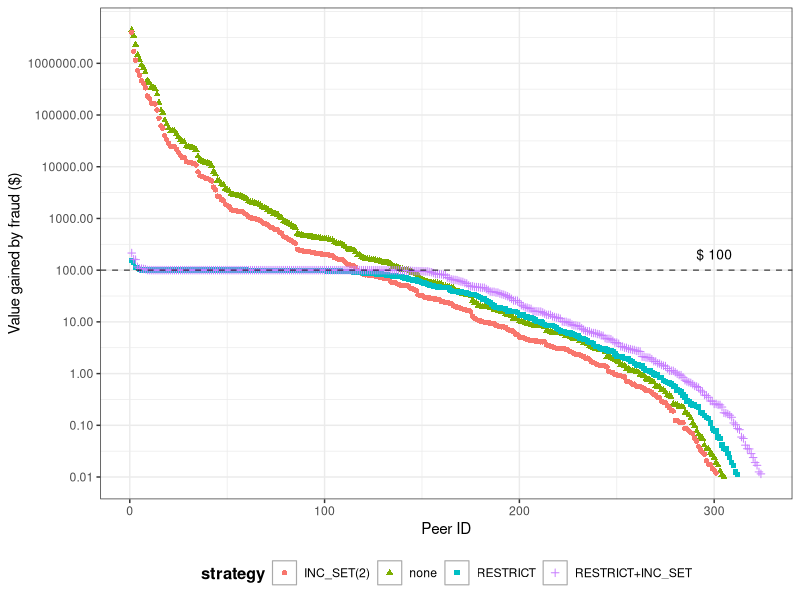
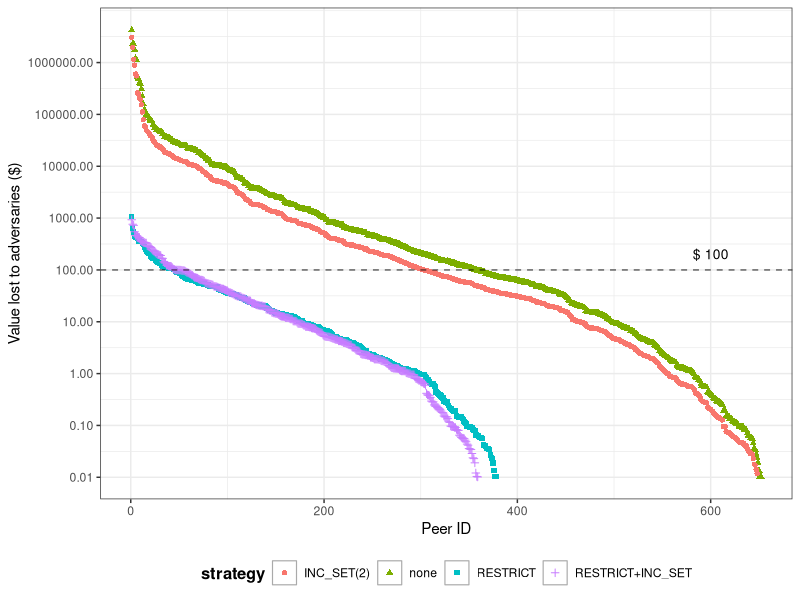

Write R code to recreate these figures, in order.
library(ggplot2)

options(scipen=999)

# Money gained by adversaries
dat <- read.csv("gained_per_user.csv")
dat$strategy <- as.factor(dat$strategy)

dat <- dat[dat$stolen > 0.01,]

p <- ggplot(dat, aes(x=peer_id, y=stolen, group=strategy, colour=strategy)) +
     geom_point(aes(shape=strategy)) +
     theme_bw() +
     scale_y_log10(breaks=c(0.01, 0.1, 1, 10, 100, 1000, 10000, 100000, 1000000)) +
     theme(legend.position="bottom", legend.title = element_text(size=12, face="bold"), legend.key = element_rect(colour = '#aaaaaa', size = 0.4)) +
     ylab("Value gained by fraud ($)") +
     xlab("Peer ID") +
    annotate("text", x=300, y = 200, label = "$ 100", size = 3.5) +
    geom_hline(yintercept=100, size=0.5, alpha=0.6, linetype="dashed")

ggsave("gained_per_user.pdf", p, width=6.2, height=4)

print(nrow(dat[dat$strategy == "RESTRICT+INC_SET",]))
datf <- dat[dat$stolen > 100,]
datf <- datf[datf$strategy == "RESTRICT+INC_SET",]
print(datf)


# Money lost by users
dat <- read.csv("losses_per_user.csv")
dat$strategy <- as.factor(dat$strategy)

dat <- dat[dat$lost > 0.01,]

p <- ggplot(dat, aes(x=peer_id, y=lost, group=strategy, colour=strategy)) +
     geom_point(aes(shape=strategy)) +
     theme_bw() +
     scale_y_log10(breaks=c(0.01, 0.1, 1, 10, 100, 1000, 10000, 100000, 1000000)) +
     theme(legend.position="bottom", legend.title = element_text(size=12, face="bold"), legend.key = element_rect(colour = '#aaaaaa', size = 0.4)) +
     ylab("Value lost to adversaries ($)") +
     xlab("Peer ID") +
    annotate("text", x=600, y = 200, label = "$ 100", size = 3.5) +
    geom_hline(yintercept=100, size=0.5, alpha=0.6, linetype="dashed")

ggsave("losses_per_user.pdf", p, width=6.2, height=4)
